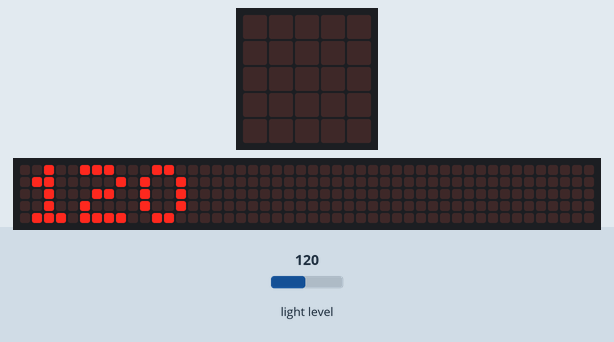
This program was run on a simulated BBC micro:bit running MicroPython. Shown: the board's 5×5 LED display, a strip that is not on the board, showing the scrolling text unrolled. Inputs (shaded band) come from the test bench; at power-on: light level 120. The 48×5 strip is a reading aid, not a part: it shows the text the display is scrolling, unrolled, one strip-width of it at a time.

Above: at 0.05 s.
At 0.45 s:
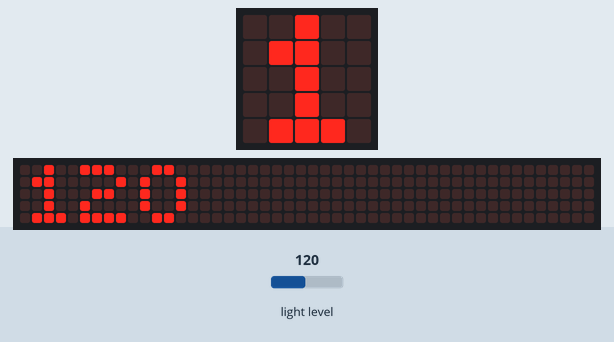
At 0.96 s:
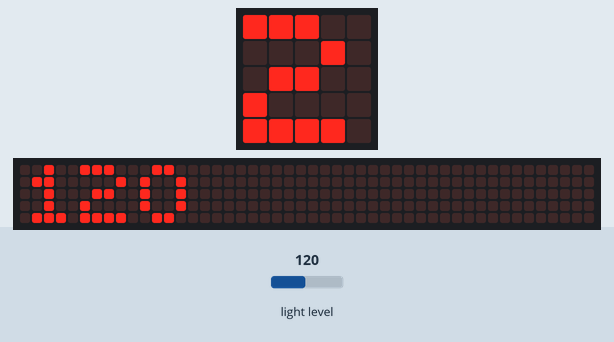
At 1.47 s:
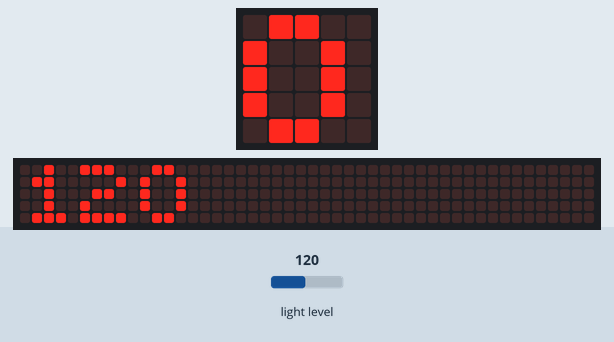
At 2.0 s:
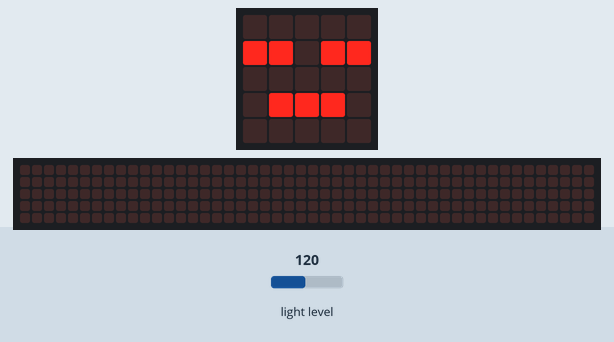

The program:

lightAlert.py
```python
from microbit import *
import time

# Set light level thresholds
LOW_LIGHT_THRESHOLD = 30  # Below this level, consider the environment dark
HIGH_LIGHT_THRESHOLD = 200  # Above this level, consider the environment bright

# Function to check light level and give an alert
def check_light_level(light_level):
    if light_level < LOW_LIGHT_THRESHOLD:
        display.scroll("It's Dark", delay=100)
        display.show(Image.SAD)
    elif light_level > HIGH_LIGHT_THRESHOLD:
        display.scroll("It's Bright", delay=100)
        display.show(Image.HAPPY)
    else:
        display.show(Image.ASLEEP)

while True:
    # Read the current light level (0-255)
    light_level = display.read_light_level()

    # Show the light level on the display
    display.scroll(str(light_level), delay=100)

    # Check the light level and give an alert if it crosses a threshold
    check_light_level(light_level)

    # Small delay before the next light reading
    time.sleep(2000)  # Wait for 2 seconds before taking the next reading
```
